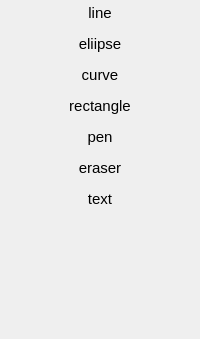
        <widget class="QWidget" name="toolsPage">
         <property name="accessibleName">
          <string>shortcut</string>
         </property>
         <layout class="QVBoxLayout" name="verticalLayout_6">
          <property name="leftMargin">
           <number>0</number>
          </property>
          <property name="topMargin">
           <number>0</number>
          </property>
          <property name="rightMargin">
           <number>0</number>
          </property>
          <property name="bottomMargin">
           <number>0</number>
          </property>
          <item>
           <widget class="QToolButton" name="line">
            <property name="sizePolicy">
             <sizepolicy hsizetype="Expanding" vsizetype="Fixed">
              <horstretch>0</horstretch>
              <verstretch>0</verstretch>
             </sizepolicy>
            </property>
            <property name="maximumSize">
             <size>
              <width>16777215</width>
              <height>220</height>
             </size>
            </property>
            <property name="font">
             <font>
              <pointsize>11</pointsize>
             </font>
            </property>
            <property name="text">
             <string>line</string>
            </property>
            <property name="iconSize">
             <size>
              <width>22</width>
              <height>22</height>
             </size>
            </property>
            <property name="checkable">
             <bool>true</bool>
            </property>
            <property name="toolButtonStyle">
             <enum>Qt::ToolButtonTextBesideIcon</enum>
            </property>
            <property name="autoRaise">
             <bool>true</bool>
            </property>
           </widget>
          </item>
          <item>
           <widget class="QToolButton" name="ellipse">
            <property name="sizePolicy">
             <sizepolicy hsizetype="Expanding" vsizetype="Fixed">
              <horstretch>0</horstretch>
              <verstretch>0</verstretch>
             </sizepolicy>
            </property>
            <property name="maximumSize">
             <size>
              <width>16777215</width>
              <height>220</height>
             </size>
            </property>
            <property name="font">
             <font>
              <pointsize>11</pointsize>
             </font>
            </property>
            <property name="text">
             <string>eliipse</string>
            </property>
            <property name="iconSize">
             <size>
              <width>22</width>
              <height>22</height>
             </size>
            </property>
            <property name="checkable">
             <bool>true</bool>
            </property>
            <property name="toolButtonStyle">
             <enum>Qt::ToolButtonTextBesideIcon</enum>
            </property>
            <property name="autoRaise">
             <bool>true</bool>
            </property>
           </widget>
          </item>
          <item>
           <widget class="QToolButton" name="curve">
            <property name="sizePolicy">
             <sizepolicy hsizetype="Expanding" vsizetype="Fixed">
              <horstretch>0</horstretch>
              <verstretch>0</verstretch>
             </sizepolicy>
            </property>
            <property name="maximumSize">
             <size>
              <width>16777215</width>
              <height>220</height>
             </size>
            </property>
            <property name="font">
             <font>
              <pointsize>11</pointsize>
             </font>
            </property>
            <property name="text">
             <string>curve</string>
            </property>
            <property name="iconSize">
             <size>
              <width>22</width>
              <height>22</height>
             </size>
            </property>
            <property name="checkable">
             <bool>true</bool>
            </property>
            <property name="toolButtonStyle">
             <enum>Qt::ToolButtonTextBesideIcon</enum>
            </property>
            <property name="autoRaise">
             <bool>true</bool>
            </property>
           </widget>
          </item>
          <item>
           <widget class="QToolButton" name="rectangle">
            <property name="sizePolicy">
             <sizepolicy hsizetype="Expanding" vsizetype="Fixed">
              <horstretch>0</horstretch>
              <verstretch>0</verstretch>
             </sizepolicy>
            </property>
            <property name="maximumSize">
             <size>
              <width>16777215</width>
              <height>220</height>
             </size>
            </property>
            <property name="font">
             <font>
              <pointsize>11</pointsize>
             </font>
            </property>
            <property name="text">
             <string>rectangle</string>
            </property>
            <property name="iconSize">
             <size>
              <width>22</width>
              <height>22</height>
             </size>
            </property>
            <property name="checkable">
             <bool>true</bool>
            </property>
            <property name="toolButtonStyle">
             <enum>Qt::ToolButtonTextBesideIcon</enum>
            </property>
            <property name="autoRaise">
             <bool>true</bool>
            </property>
           </widget>
          </item>
          <item>
           <widget class="QToolButton" name="pen">
            <property name="sizePolicy">
             <sizepolicy hsizetype="Expanding" vsizetype="Fixed">
              <horstretch>0</horstretch>
              <verstretch>0</verstretch>
             </sizepolicy>
            </property>
            <property name="maximumSize">
             <size>
              <width>16777215</width>
              <height>220</height>
             </size>
            </property>
            <property name="font">
             <font>
              <pointsize>11</pointsize>
             </font>
            </property>
            <property name="text">
             <string>pen</string>
            </property>
            <property name="iconSize">
             <size>
              <width>22</width>
              <height>22</height>
             </size>
            </property>
            <property name="checkable">
             <bool>true</bool>
            </property>
            <property name="toolButtonStyle">
             <enum>Qt::ToolButtonTextBesideIcon</enum>
            </property>
            <property name="autoRaise">
             <bool>true</bool>
            </property>
           </widget>
          </item>
          <item>
           <widget class="QToolButton" name="eraser">
            <property name="sizePolicy">
             <sizepolicy hsizetype="Expanding" vsizetype="Fixed">
              <horstretch>0</horstretch>
              <verstretch>0</verstretch>
             </sizepolicy>
            </property>
            <property name="maximumSize">
             <size>
              <width>16777215</width>
              <height>220</height>
             </size>
            </property>
            <property name="font">
             <font>
              <pointsize>11</pointsize>
             </font>
            </property>
            <property name="text">
             <string>eraser</string>
            </property>
            <property name="iconSize">
             <size>
              <width>22</width>
              <height>22</height>
             </size>
            </property>
            <property name="checkable">
             <bool>true</bool>
            </property>
            <property name="toolButtonStyle">
             <enum>Qt::ToolButtonTextBesideIcon</enum>
            </property>
            <property name="autoRaise">
             <bool>true</bool>
            </property>
           </widget>
          </item>
          <item>
           <widget class="QToolButton" name="text">
            <property name="sizePolicy">
             <sizepolicy hsizetype="Expanding" vsizetype="Fixed">
              <horstretch>0</horstretch>
              <verstretch>0</verstretch>
             </sizepolicy>
            </property>
            <property name="minimumSize">
             <size>
              <width>0</width>
              <height>0</height>
             </size>
            </property>
            <property name="maximumSize">
             <size>
              <width>16777215</width>
              <height>220</height>
             </size>
            </property>
            <property name="font">
             <font>
              <pointsize>11</pointsize>
             </font>
            </property>
            <property name="text">
             <string>text</string>
            </property>
            <property name="iconSize">
             <size>
              <width>22</width>
              <height>22</height>
             </size>
            </property>
            <property name="checkable">
             <bool>true</bool>
            </property>
            <property name="toolButtonStyle">
             <enum>Qt::ToolButtonTextBesideIcon</enum>
            </property>
            <property name="autoRaise">
             <bool>true</bool>
            </property>
           </widget>
          </item>
          <item>
           <spacer name="verticalSpacer_5">
            <property name="orientation">
             <enum>Qt::Vertical</enum>
            </property>
            <property name="sizeHint" stdset="0">
             <size>
              <width>20</width>
              <height>128</height>
             </size>
            </property>
           </spacer>
          </item>
         </layout>
        </widget>
